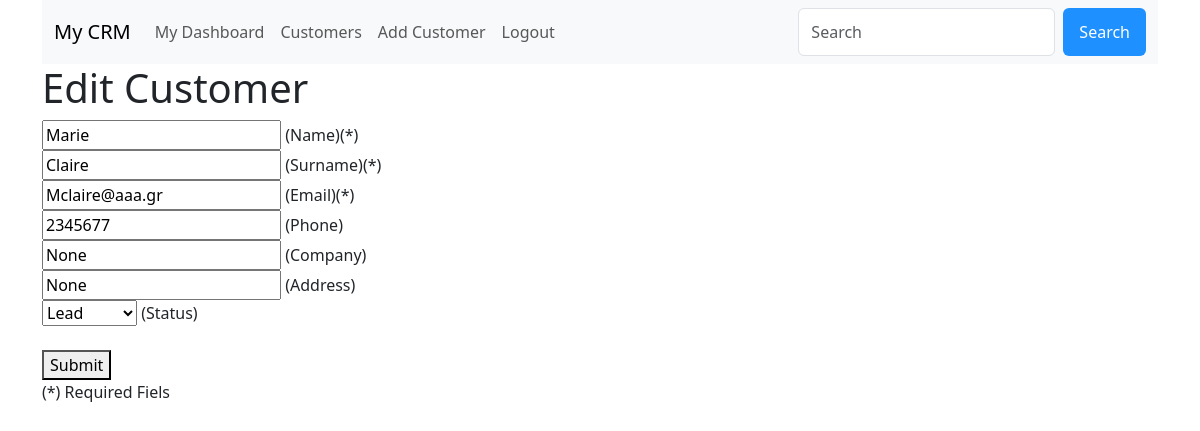
The app's page /edit/customer/8 (signed in) with its own data.
### tables this page shows
CREATE TABLE customers (
                        cid INTEGER PRIMARY KEY AUTOINCREMENT,
                        created_by_user_id INTEGER,
                        first_name TEXT NOT NULL,
                        last_name TEXT NOT NULL,
                        email TEXT NOT NULL,
                        phone TEXT,
                        company TEXT,
                        address TEXT,
                        status TEXT,
                        created_at TIMESTAMP DEFAULT CURRENT_TIMESTAMP,
                        updated_at TIMESTAMP,
                        last_contact_date TIMESTAMP
                        );

### app.py (the view)
@app.route('/edit/customer/<int:cid>', methods=[ 'GET', 'POST' ])
@roles_permitted(['employee'])
def edit_customer(cid):
    username = ''
    db = get_db_conn()
    cursor = db.cursor()
    if request.method == 'POST':
        name = request.form.get('first_name', '')
        surname = request.form.get('last_name', '')
        email = request.form.get('email', '')
        phone = request.form.get('phone','')
        address = request.form.get('address','')
        company = request.form.get('company','')
        status = request.form.get('status','lead')
        customer = cursor.execute("SELECT * FROM customers WHERE cid=?", (cid,)).fetchone()
        if customer:
            cursor.execute("UPDATE customers SET first_name = ?, last_name=?, email=?, phone=?, address=?, company=?, status=?   WHERE cid = ?",
                           (name, surname, email, phone, address, company,status, cid ))
            db.commit()
            return redirect('/customers')
        else:
            flash("ERROR: Unable to edit customer")
            return redirect('/customers')
    else:
        db = get_db_conn()
        db.row_factory = sqlite3.Row
        cursor = db.cursor()
        customer = cursor.execute("SELECT * FROM customers WHERE cid = ?", (cid,)).fetchone()
        return render_template('edit_customer.html', customer=customer)

### app.py (called while the page is built)
def roles_permitted(roles):
    def decorator(f):
        @wraps(f)
        def wrapper(*args, **kwargs):
            if 'uid' in session and session['role'] in roles:
                return f(*args, **kwargs)
            else:
                flash(f'ERROR: you need {roles} role to access this page')
                return redirect('/login')
        return wrapper
    return decorator

def get_db_conn():
    db = sqlite3.connect('crm.db')
    db.row_factory = sqlite3.Row
    return db

### templates/edit_customer.html (shortened to what this page needs)
{% extends 'base_employee.html' %}
{% block content %}
<h1>Edit Customer</h1>
<form method="post">
    <input type="text" name="first_name" placeholder="Name" value="{{ customer['first_name'] }}" required /> (Name)(*)
    <br>
    <input type="text" name="last_name" placeholder="Surname" value="{{ customer['last_name'] }}" required /> (Surname)(*)
    <br>
    <input type="email" name="email" placeholder="E Mail" value="{{ customer['email'] }}" required /> (Email)(*) <br>
    <input type="text" name="phone" placeholder="Phone" value="{{ customer['phone'] }}" /> (Phone) <br>
    <input type="text" name="company" placeholder="Company" value="{{ customer['company'] }}" /> (Company) <br>
    <input type="text" name="address" placeholder="Address" value="{{ customer['address'] }}" /> (Address) <br>
    <select id="status" name="status">
        <option value="lead" selected>Lead</option>
    </select> (Status)<br> <br>
    <button type="submit">Submit</button><br>
    (*) Required Fiels
</form>
{% endblock %}

### records on screen
customers: first_name "Marie", last_name "Claire", email "Mclaire@aaa.gr", phone "2345677", company "None", address "None"
